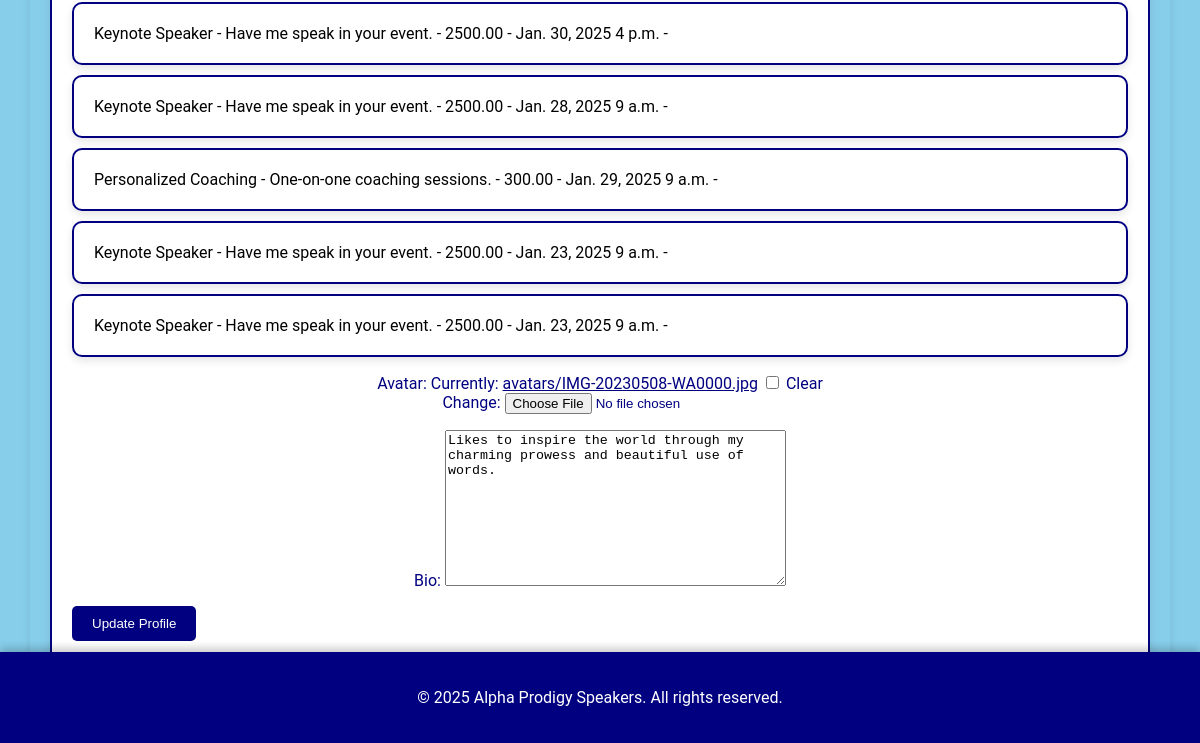
/speakers/profile/ (signed in, lower part), run on an earlier commit of the app's database.
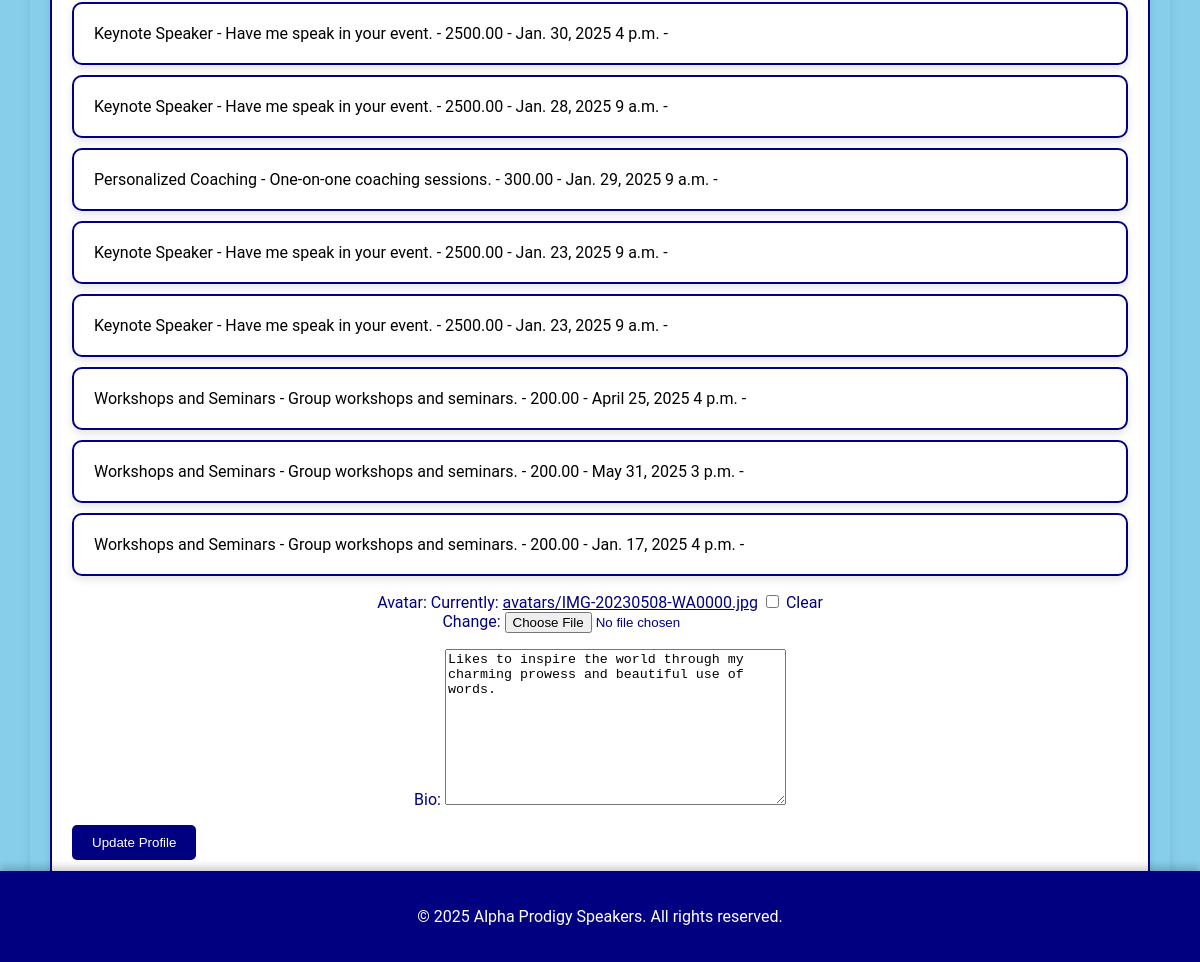
And on a later commit of the database.
### speakers/models.py (models this page shows, shortened)
class Booking(models.Model):
    user = models.ForeignKey(User, on_delete=models.CASCADE)
    service = models.ForeignKey(Service, on_delete=models.CASCADE)
    date = models.DateField()
    time = models.TimeField()  # Ensure this field is present
    booked_on = models.DateTimeField(auto_now_add=True)  # Add this attribute
    is_paid = models.BooleanField(default=False)

class Service(models.Model):
    name = models.CharField(max_length=100)
    description = models.TextField()
    price = models.DecimalField(max_digits=10, decimal_places=2)
    class Meta:
        ordering = ['name']  # Order by name by default

### speakers/views.py (the view)
# urls.py: path('profile/', views.profile_view, name='profile'),
@login_required
def profile_view(request):
    profile, created = Profile.objects.get_or_create(user=request.user)
    bookings = Booking.objects.filter(user=request.user)
    if request.method == 'POST':
        form = ProfileForm(request.POST, request.FILES, instance=profile)
        if form.is_valid():
            form.save()
            messages.success(request, 'Your profile has been updated successfully!')
            return redirect('profile')
        else:
            messages.error(request, 'Please correct the errors below.')
    else:
        form = ProfileForm(instance=profile)
    return render(request, 'profile.html', {'form': form, 'profile': profile, 'bookings': bookings})

### speakers/forms.py
class ProfileForm(forms.ModelForm):
    class Meta:
        model = Profile
        fields = ['avatar', 'bio']

### speakers/authentication.py (called while the page is built)
    def get_user(self, user_id):
        try:
            return UserModel.objects.get(pk=user_id)
        except UserModel.DoesNotExist:
            return None

### templates/htmls/profile.html (shortened to what this page needs)
{% extends 'base.html' %}
{% load static %}
{% block content %}
<section id="profile" class="content-section">
    <ul>
        {% for booking in bookings %}
            <li>{{ booking.service.name }} - {{ booking.service.description }} - {{ booking.service.price }} - {{ booking.date }} {{ booking.time }} - {{ booking.status }}</li>
        {% endfor %}
    </ul>
    <form method="post" enctype="multipart/form-data">
        {{ form.as_p }}
        <button type="submit" class="btn">Update Profile</button>
    </form>
</section>
{% endblock %}

What changed in the data, as far as the page shows it:
added Booking: service.name "Workshops and Seminars", service.description "Group workshops and seminars.", service.price "200.00", date "April 25, 2025", time "4 p.m."
added Booking: service.name "Workshops and Seminars", service.description "Group workshops and seminars.", service.price "200.00", date "May 31, 2025", time "3 p.m."
added Booking: service.name "Workshops and Seminars", service.description "Group workshops and seminars.", service.price "200.00", date "Jan. 17, 2025", time "4 p.m."
